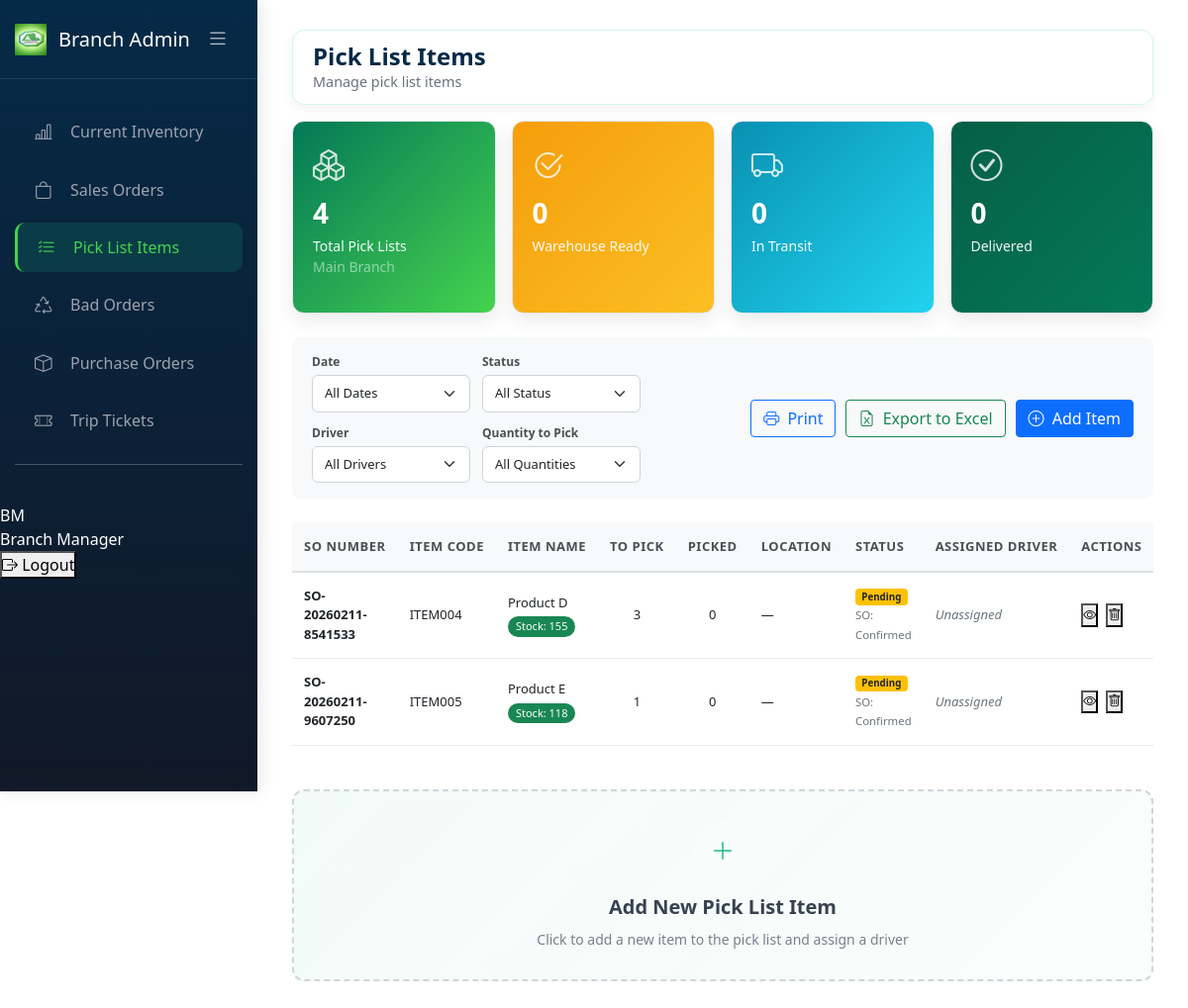
Screenshot of /BranchAdmin/pick_list_items.php (signed in) with the database file from the repository.
### tables this page shows
CREATE TABLE `branches` (
  `branch_id` int(11) NOT NULL,
  `branch_name` varchar(100) NOT NULL,
  `branch_code` varchar(20) NOT NULL,
  `address` varchar(255) DEFAULT NULL,
  `city` varchar(50) DEFAULT NULL,
  `contact_number` varchar(20) DEFAULT NULL,
  `manager_id` int(11) DEFAULT NULL,
  `status` enum('active','inactive') DEFAULT 'active',
  `created_at` timestamp NOT NULL DEFAULT current_timestamp(),
  `updated_at` timestamp NOT NULL DEFAULT current_timestamp() ON UPDATE current_timestamp()
);

CREATE TABLE `pick_lists` (
  `pick_list_id` int(11) NOT NULL,
  `pick_list_number` varchar(50) NOT NULL,
  `so_id` int(11) NOT NULL,
  `branch_id` int(11) NOT NULL,
  `driver_id` int(11) DEFAULT NULL,
  `pick_date` date DEFAULT NULL,
  `pick_status` enum('open','in-progress','completed','cancelled') DEFAULT 'open',
  `picked_by` int(11) DEFAULT NULL,
  `verified_by` int(11) DEFAULT NULL,
  `created_at` timestamp NOT NULL DEFAULT current_timestamp(),
  `updated_at` timestamp NOT NULL DEFAULT current_timestamp() ON UPDATE current_timestamp()
);

CREATE TABLE `sales_orders` (
  `so_id` int(11) NOT NULL,
  `so_number` varchar(50) NOT NULL,
  `customer_id` int(11) NOT NULL,
  `branch_id` int(11) DEFAULT NULL,
  `order_date` datetime NOT NULL,
  `delivery_date` date DEFAULT NULL,
  `total_amount` decimal(12,2) NOT NULL,
  `order_status` enum('pending','confirmed','processing','ready','delivered','cancelled') DEFAULT 'pending',
  `created_by` int(11) NOT NULL,
  `created_at` timestamp NOT NULL DEFAULT current_timestamp(),
  `updated_at` timestamp NOT NULL DEFAULT current_timestamp() ON UPDATE current_timestamp()
);

CREATE TABLE `items` (
  `item_id` int(11) NOT NULL,
  `item_code` varchar(50) NOT NULL,
  `item_name` varchar(150) NOT NULL,
  `description` text DEFAULT NULL,
  `category` varchar(100) DEFAULT NULL,
  `stock` int(11) NOT NULL,
  `unit_type` enum('case','inner-pack','piece','box','carton') DEFAULT 'piece',
  `unit_price` decimal(10,2) NOT NULL,
  `reorder_level` int(11) DEFAULT 50,
  `status` enum('active','inactive','discontinued') DEFAULT 'active',
  `created_at` timestamp NOT NULL DEFAULT current_timestamp(),
  `updated_at` timestamp NOT NULL DEFAULT current_timestamp() ON UPDATE current_timestamp(),
  `branch_id` int(11) DEFAULT NULL
);

CREATE TABLE `pick_list_items` (
  `pick_item_id` int(11) NOT NULL,
  `pick_list_id` int(11) NOT NULL,
  `item_id` int(11) NOT NULL,
  `quantity_to_pick` int(11) NOT NULL,
  `quantity_picked` int(11) DEFAULT 0,
  `location_bin` varchar(50) DEFAULT NULL,
  `branch_id` int(11) DEFAULT NULL
);

### BranchAdmin/pick_list_items.php (the view, shortened to what the rows shown need)
<?php
require_once '../config/database.php';
$branch_id = $_SESSION['branch_id'] ?? 0;
$view_all_branches = $_SESSION['view_all_branches'] ?? false;
$pick_lists_branch_column_exists = false;
$check_pl_column = $conn->query("SHOW COLUMNS FROM pick_lists LIKE 'branch_id'");
if ($check_pl_column && $check_pl_column->num_rows > 0) {
    $pick_lists_branch_column_exists = true;
}
$branch_name = 'All Branches';
if (!$view_all_branches) {
    $branch_query = "SELECT branch_name FROM branches WHERE branch_id = ?";
    $branch_stmt = $conn->prepare($branch_query);
    $branch_stmt->bind_param("i", $branch_id);
    $branch_stmt->execute();
    $branch_result = $branch_stmt->get_result();
    if ($branch_row = $branch_result->fetch_assoc()) {
        $branch_name = $branch_row['branch_name'];
    }
}
$picklist_query = "
    SELECT
        pl.pick_list_id,
        pl.pick_list_number,
        pl.pick_date,
        pl.pick_status,
        pl.picked_by,
        pl.verified_by,
        pl.created_at,
        pl.driver_id,
        pl.branch_id,
        b.branch_name,
        d.driver_name as assigned_driver,
        pli.pick_item_id,
        pli.quantity_to_pick,
        pli.quantity_picked,
        pli.location_bin,
        i.item_id,
        i.item_code,
        i.item_name,
        i.unit_type,
        i.stock as current_stock,
        i.branch_id as item_branch_id,
        so.so_id,
        so.so_number,
        so.order_status,
        so.branch_id as so_branch_id,
        CONCAT(u.first_name, ' ', u.last_name) as encoded_by_name
    FROM pick_lists pl
    LEFT JOIN branches b ON pl.branch_id = b.branch_id
    LEFT JOIN pick_list_items pli ON pl.pick_list_id = pli.pick_list_id
    LEFT JOIN items i ON pli.item_id = i.item_id
    LEFT JOIN sales_orders so ON pl.so_id = so.so_id
    LEFT JOIN users u ON pl.picked_by = u.user_id
    LEFT JOIN drivers d ON pl.driver_id = d.driver_id
    WHERE 1=1
";
if ($pick_lists_branch_column_exists && !$view_all_branches) {
    $picklist_query .= " AND pl.branch_id = $branch_id";
}
$picklist_query .= " ORDER BY pl.created_at DESC, pl.pick_list_id DESC";
$picklist_result = $conn->query($picklist_query);
$picklist_items = $picklist_result->fetch_all(MYSQLI_ASSOC);
$distinct_picklists_query = "SELECT COUNT(DISTINCT pick_list_id) as total FROM pick_lists WHERE 1=1";
if ($pick_lists_branch_column_exists && !$view_all_branches) {
    $distinct_picklists_query .= " AND branch_id = $branch_id";
}
$distinct_result = $conn->query($distinct_picklists_query);
$statTotalItems = $distinct_result->fetch_assoc()['total'];
function getPickStatusBadge($status) {
    return match($status) {
        'open' => 'bg-warning text-dark',
        'in-progress' => 'bg-primary text-white',
        'completed' => 'bg-success text-white',
        'cancelled' => 'bg-danger text-white',
        default => 'bg-secondary text-white'
    };
}
function getPickStatusText($status) {
    return match($status) {
        'open' => 'Pending',
        'in-progress' => 'In Progress',
        'completed' => 'Completed',
        'cancelled' => 'Cancelled',
        default => ucfirst($status)
    };
}
function getStockStatusClass($stock, $reorder_level) {
    return 'bg-success text-white';
}
?>
<!DOCTYPE html>
<html lang="en">
<head>
    <link rel="stylesheet" href="../css/current_inventory.css">
    <link rel="stylesheet" href="../css/pick_list_items.css">
    <link href="https://cdn.jsdelivr.net/npm/bootstrap@5.1.3/dist/css/bootstrap.min.css" rel="stylesheet">
    <link rel="stylesheet" href="https://cdn.jsdelivr.net/npm/bootstrap-icons@1.8.1/font/bootstrap-icons.css">
    <link href="https://cdn.jsdelivr.net/npm/select2@4.1.0-rc.0/dist/css/select2.min.css" rel="stylesheet" />
    <link href="https://cdn.jsdelivr.net/npm/sweetalert2@11/dist/sweetalert2.min.css" rel="stylesheet">
</head>
<body>
    <div id="appPage">
        <div class="main-content" id="mainContent">
            <div class="page-content active">
                <div class="navbar-top">
                    <div class="page-title">
                        <h2>
                            Pick List Items
                        </h2>
                    </div>
                </div>
                <div class="row g-3 mb-4">
                    <div class="col-md-3 col-6">
                        <div class="stat-card total">
                            <i class="bi bi-boxes stat-icon"></i>
                            <div class="stat-value" id="totalItems"><?= $statTotalItems ?></div>
                            <div class="stat-label">Total Pick Lists</div>
                            <?php if (!$view_all_branches): ?>
                                <small class="d-block text-white-50"><?php echo htmlspecialchars($branch_name); ?></small>
                            <?php endif; ?>
                        </div>
                    </div>
                </div>
                <div class="table-responsive">
                    <table class="table pick-list-table" id="pickListTable">
                        <thead>
                            <tr>
                                <th class="col-so">SO NUMBER</th>
                                <th class="col-item-code">ITEM CODE</th>
                                <th class="col-item-name">ITEM NAME</th>
                                <th class="col-to-pick">TO PICK</th>
                                <th class="col-picked">PICKED</th>
                                <th class="col-location">LOCATION</th>
                                <th class="col-status">STATUS</th>
                                <th class="col-encoded">ASSIGNED DRIVER</th>
                                <th class="col-actions">ACTIONS</th>
                            </tr>
                        </thead>
                        <tbody id="pickListTableBody">
                            <?php
                            $has_displayable_items = false;
                            if (!empty($picklist_items)) {
                                foreach ($picklist_items as $item) {
                                    if ($item['item_id'] !== null) {
                                        $has_displayable_items = true;
                                        break;
                                    }
                                }
                            }
                            if ($has_displayable_items):
                                foreach ($picklist_items as $item):
                                    if ($item['item_id'] === null) continue;
                            ?>
                            <tr class="pick-list-row"
                                data-id="<?= $item['pick_item_id'] ?>"
                                data-pick-list-id="<?= $item['pick_list_id'] ?>"
                                data-so-id="<?= htmlspecialchars($item['so_number'] ?? '') ?>"
                                data-status="<?= $item['pick_status'] ?>"
                                data-item-code="<?= htmlspecialchars($item['item_code'] ?? '') ?>"
                                data-quantity="<?= $item['quantity_to_pick'] ?? 0 ?>"
                                data-created-date="<?= $item['created_at'] ?? '' ?>"
                                data-driver-id="<?= $item['driver_id'] ?? '' ?>"
                                data-driver-name="<?= htmlspecialchars($item['assigned_driver'] ?? 'Unassigned') ?>"
                                data-branch-id="<?= $item['branch_id'] ?? '' ?>"
                                data-branch-name="<?= htmlspecialchars($item['branch_name'] ?? '') ?>">
                                <td class="col-so">
                                    <strong><?= htmlspecialchars($item['so_number'] ?? 'N/A') ?></strong>
                                </td>
                                <td class="col-item-code"><?= htmlspecialchars($item['item_code'] ?? 'N/A') ?></td>
                                <td class="col-item-name">
                                    <?= htmlspecialchars($item['item_name'] ?? 'Unknown Item') ?>
                                    <?php if ($item['current_stock'] !== null): ?>
                                    <span class="stock-indicator <?= getStockStatusClass($item['current_stock'] ?? 0, 50) ?>">
                                        Stock: <?= $item['current_stock'] ?? 0 ?>
                                    </span>
                                    <?php endif; ?>
                                </td>
                                <td class="col-to-pick"><?= $item['quantity_to_pick'] ?? 0 ?></td>
                                <td class="col-picked"><?= $item['quantity_picked'] ?? 0 ?></td>
                                <td class="col-location"><?= htmlspecialchars($item['location_bin'] ?? '—') ?></td>
                                <td class="col-status">
                                    <span class="badge <?= getPickStatusBadge($item['pick_status']) ?>">
                                        <?= getPickStatusText($item['pick_status']) ?>
                                    </span>
                                    <br>
                                    <small class="text-muted">SO: <?= ucfirst($item['order_status'] ?? 'N/A') ?></small>
                                </td>
                                <td class="col-encoded">
                                    <?php if (!empty($item['assigned_driver'])): ?>
                                        <span class="driver-badge">
                                            <i class="bi bi-truck"></i> <?= htmlspecialchars($item['assigned_driver']) ?>
                                        </span>
                                    <?php else: ?>
                                        <span class="text-muted fst-italic">Unassigned</span>
                                    <?php endif; ?>
                                </td>
                                <td class="col-actions">
                                    <div class="action-buttons">
                                        <button class="table-btn btn-view" onclick="viewItem(<?= $item['pick_item_id'] ?>)" title="View">
                                            <i class="bi bi-eye"></i>
                                        </button>
                                        <?php if ($item['pick_status'] === 'open' && ($view_all_branches || ($pick_lists_branch_column_exists && $item['branch_id'] == $branch_id))): ?>
                                        <button class="table-btn btn-delete" onclick="deleteItem(<?= $item['pick_item_id'] ?>)" title="Delete">
                                            <i class="bi bi-trash"></i>
                                        </button>
                                        <?php endif; ?>
                                    </div>
                                </td>
                            </tr>
                            <?php
                                endforeach;
                            endif; ?>
                        </tbody>
                    </table>
                </div>
            </div>
        </div>
    </div>
</body>
</html>

### rows the page displays
branches: branch_name "Main Branch"
pick_lists: so.so_number "SO-20260211-8541533", items.item_code "ITEM004", items.item_name "Product D", items.stock "155", pick_list_items.quantity_to_pick "3", pick_list_items.quantity_picked "0", pick_list_items.location_bin "—", pick_status "Pending", so.order_status "Confirmed"
pick_lists: so.so_number "SO-20260211-9607250", items.item_code "ITEM005", items.item_name "Product E", items.stock "118", pick_list_items.quantity_to_pick "1", pick_list_items.quantity_picked "0", pick_list_items.location_bin "—", pick_status "Pending", so.order_status "Confirmed"

### other values shown
$initials ?: 'U' "BM"
$user_name "Branch Manager"
$statTotalItems "4"
$statWarehouseReady "0"
$statInTransit "0"
$statDelivered "0"
